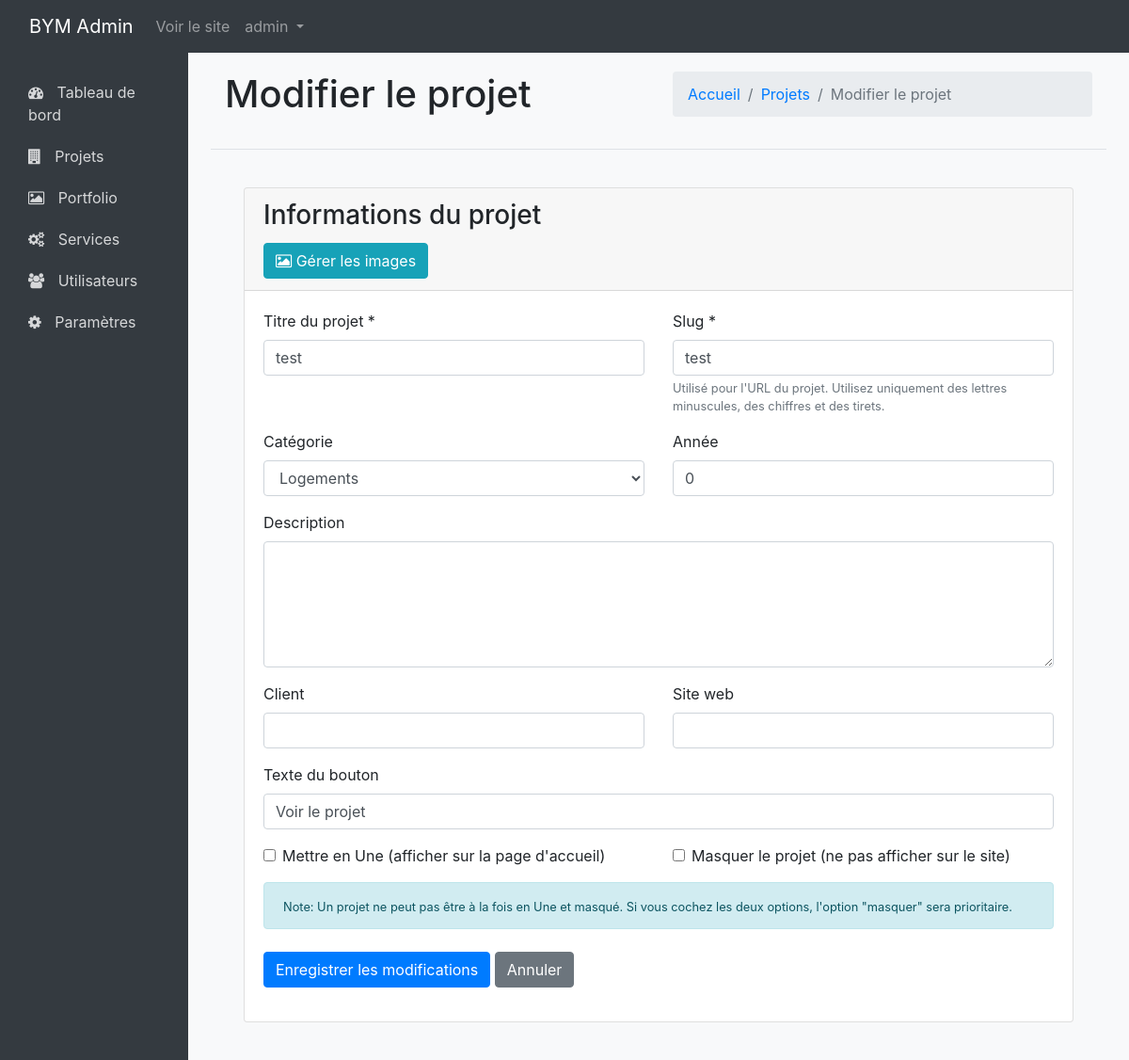
Page /admin/edit_project.php?id=28 (signed in) on the committed database.
### tables this page shows
CREATE TABLE `projects` (
  `id` int(11) NOT NULL,
  `slug` varchar(100) NOT NULL,
  `title` varchar(200) NOT NULL,
  `description` text DEFAULT NULL,
  `year` int(11) DEFAULT NULL,
  `category` varchar(50) DEFAULT NULL,
  `client` varchar(100) DEFAULT NULL,
  `website` varchar(255) DEFAULT NULL,
  `btnText` varchar(50) DEFAULT 'See Project',
  `created_at` timestamp NOT NULL DEFAULT current_timestamp(),
  `updated_at` timestamp NOT NULL DEFAULT current_timestamp() ON UPDATE current_timestamp(),
  `featured` tinyint(1) NOT NULL DEFAULT 0,
  `hidden` tinyint(1) NOT NULL DEFAULT 0
);

### admin/edit_project.php (the view, shortened to what this page needs)
<?php
include "../connect/connect.php";
include "admin_header_buffered.php";
$projectId = $_GET['id'];
$query = "SELECT * FROM projects WHERE id = :id";
$stmt = $pdo->prepare($query);
$stmt->execute(['id' => $projectId]);
$project = $stmt->fetch();
?>
<div class="content-header">
    <div class="container-fluid">
        <div class="row mb-2">
            <div class="col-sm-6">
                <h1 class="m-0">Modifier le projet</h1>
            </div>
            <div class="col-sm-6">
                <ol class="breadcrumb float-sm-end">
                    <li class="breadcrumb-item"><a href="dashboard.php">Accueil</a></li>
                    <li class="breadcrumb-item"><a href="projects.php">Projets</a></li>
                    <li class="breadcrumb-item active">Modifier le projet</li>
                </ol>
            </div>
        </div>
    </div>
</div>
<section class="content">
    <div class="container-fluid">
        <div class="card">
            <div class="card-header">
                <h3 class="card-title">Informations du projet</h3>
                <div class="card-tools">
                    <a href="manage_images.php?project=<?php echo $projectId; ?>" class="btn btn-info">
                        <i class="fa fa-image"></i> Gérer les images
                    </a>
                </div>
            </div>
            <div class="card-body">
                <form method="post" action="<?php echo htmlspecialchars($_SERVER['PHP_SELF'] . '?id=' . $projectId); ?>">
                    <div class="row">
                        <div class="col-md-6">
                            <div class="form-group mb-3">
                                <label for="title">Titre du projet *</label>
                                <input type="text" class="form-control" id="title" name="title" value="<?php echo htmlspecialchars($project['title']); ?>" required>
                            </div>
                        </div>
                        <div class="col-md-6">
                            <div class="form-group mb-3">
                                <label for="slug">Slug *</label>
                                <input type="text" class="form-control" id="slug" name="slug" value="<?php echo htmlspecialchars($project['slug']); ?>" required>
                                <small class="form-text text-muted">Utilisé pour l'URL du projet. Utilisez uniquement des lettres minuscules, des chiffres et des tirets.</small>
                            </div>
                        </div>
                    </div>
                    <div class="row">
                        <div class="col-md-6">
                            <div class="form-group mb-3">
                                <label for="category">Catégorie</label>
                                <select class="form-control" id="category" name="category">
                                    <option value="loge" <?php echo $project['category'] === 'loge' ? 'selected' : ''; ?>>Logements</option>
                                </select>
                            </div>
                        </div>
                        <div class="col-md-6">
                            <div class="form-group mb-3">
                                <label for="year">Année</label>
                                <input type="number" class="form-control" id="year" name="year" min="2000" max="2099" value="<?php echo htmlspecialchars($project['year']); ?>">
                            </div>
                        </div>
                    </div>
                    <div class="form-group mb-3">
                        <label for="description">Description</label>
                        <textarea class="form-control" id="description" name="description" rows="5"><?php echo htmlspecialchars($project['description']); ?></textarea>
                    </div>
                    <div class="row">
                        <div class="col-md-6">
                            <div class="form-group mb-3">
                                <label for="client">Client</label>
                                <input type="text" class="form-control" id="client" name="client" value="<?php echo htmlspecialchars($project['client']); ?>">
                            </div>
                        </div>
                        <div class="col-md-6">
                            <div class="form-group mb-3">
                                <label for="website">Site web</label>
                                <input type="url" class="form-control" id="website" name="website" value="<?php echo htmlspecialchars($project['website']); ?>">
                            </div>
                        </div>
                    </div>
                    <div class="form-group mb-3">
                        <label for="btnText">Texte du bouton</label>
                        <input type="text" class="form-control" id="btnText" name="btnText" value="<?php echo htmlspecialchars($project['btnText']); ?>">
                    </div>
                    <div class="row">
                        <div class="col-md-6">
                            <div class="form-check mb-3">
                                <input type="checkbox" class="form-check-input" id="featured" name="featured" <?php echo $project['featured'] == 1 ? 'checked' : ''; ?>>
                                <label class="form-check-label" for="featured">Mettre en Une (afficher sur la page d'accueil)</label>
                            </div>
                        </div>
                        <div class="col-md-6">
                            <div class="form-check mb-3">
                                <input type="checkbox" class="form-check-input" id="hidden" name="hidden" <?php echo $project['hidden'] == 1 ? 'checked' : ''; ?>>
                                <label class="form-check-label" for="hidden">Masquer le projet (ne pas afficher sur le site)</label>
                            </div>
                        </div>
                    </div>
                    <div class="alert alert-info">
                        <small>Note: Un projet ne peut pas être à la fois en Une et masqué. Si vous cochez les deux options, l'option "masquer" sera prioritaire.</small>
                    </div>
                    <div class="form-group mt-4">
                        <button type="submit" class="btn btn-primary">Enregistrer les modifications</button>
                        <a href="projects.php" class="btn btn-secondary">Annuler</a>
                    </div>
                </form>
            </div>
        </div>
    </div>
</section>
<?php include "admin_footer.php"; ?>

### admin/admin_header_buffered.php (style rules this page uses)
body { padding-top: 56px; min-height: 100vh; display: flex; flex-direction: column; }
.content { flex: 1; padding: 20px; background-color: #f8f9fa; }
.content-header { margin-bottom: 20px; border-bottom: 1px solid #dee2e6; padding-bottom: 10px; }

### rows in the picture
projects: title "test", slug "test", category "Logements", year "0", btnText "Voir le projet"

### other values in the picture
$_SESSION['admin_username'] "admin"
